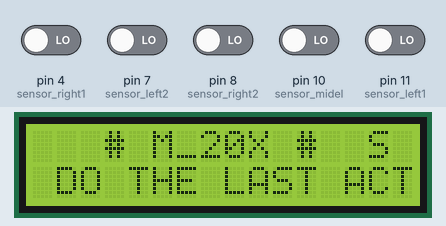
Simulated run of this sketch. Board: Arduino Uno, built with avr-gcc and run on an emulated ATmega328P. Shown: 16×2 character LCD. The test bench sets the inputs (shaded band); at power-on: pin 4 (sensor_right1), pin 7 (sensor_left2), pin 8 (sensor_right2), pin 10 (sensor_midel), pin 11 (sensor_left1) LOW.

Above: at 1.3 s.
1.4 s: pin 4 (sensor_right1) driven HIGH
At 1.9 s:
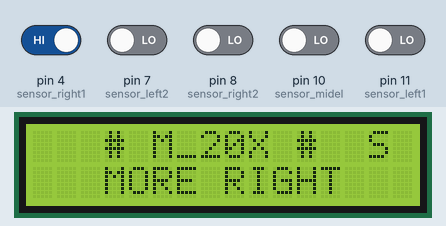
2.9 s: pin 4 (sensor_right1) driven LOW
At 4.1 s:
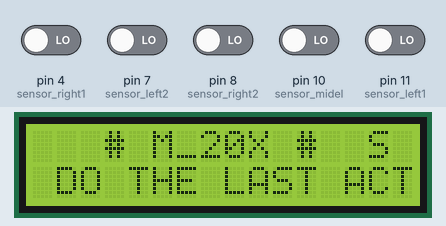
4.4 s: pin 7 (sensor_left2) driven HIGH
At 5.0 s:
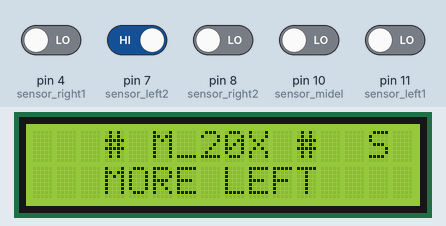
5.9 s: pin 7 (sensor_left2) driven LOW
At 7.1 s:
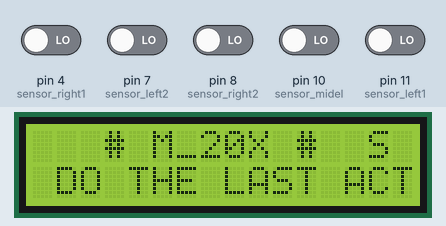
7.4 s: pin 8 (sensor_right2) driven HIGH
At 7.8 s:
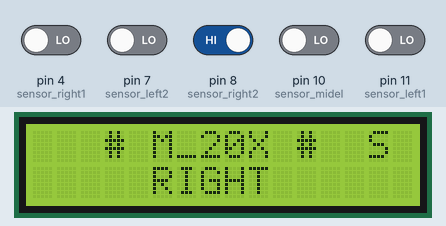
8.9 s: pin 10 (sensor_midel) driven HIGH and pin 11 (sensor_left1) driven HIGH
At 11.0 s:
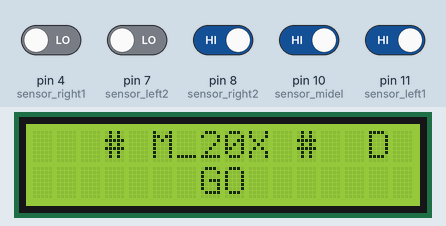
Timing chart, 0 to 12.4 s (numbered marks = the images above; inputs shaded):
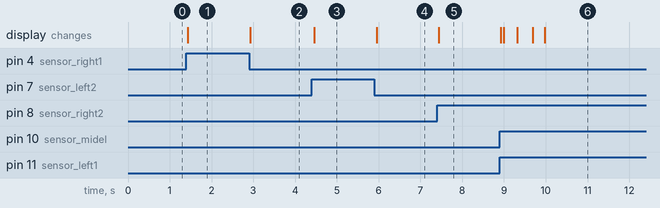

The sketch:

line_follower_screen_code.ino
```cpp
//محمد عادل عبد العزيز الشريف
#include <Wire.h>
#include <LiquidCrystal_I2C.h>
LiquidCrystal_I2C lcd(0x27,16,2);
#define sensor_right1 4
#define sensor_right2 8
#define sensor_midel 10
#define sensor_left1 11
#define sensor_left2 7
int pos;
int counter=0;

void setup() {
 lcd.init();
 lcd.init();
 lcd.backlight();

  pinMode(sensor_right1,INPUT);
  pinMode(sensor_right2,INPUT);
  pinMode(sensor_midel,INPUT);
  pinMode(sensor_left1,INPUT);
  pinMode(sensor_left2,INPUT);


 lcd.setCursor(3,0);
 lcd.print("# M_20X #         ");

}
int sensTrace() {
  int ret = B00000;
  int a[5]={digitalRead(sensor_right1),
            digitalRead(sensor_right2),
            digitalRead(sensor_midel),
            digitalRead(sensor_left1),
            digitalRead(sensor_left2)};

  for (int i = 0; i < 5; i++) {
    if (a[i] == HIGH) ret += (0x1 << i);
  }

  return ret;
}
void sensLogic(int X) {
  switch (X) {
    case B00000:
     lcd.setCursor(1,1);
     lcd.print("DO THE LAST ACTION      ");
      break;
    case B11111:
    case B01110:
  //case B01111:
  //case B11110:
     lcd.setCursor(1,1);
     lcd.print("      GO           ");
    counter++;
    delay(62);
      break;
    case B00010:
    case B00110:
      lcd.setCursor(1,1);
      lcd.print("    RIGHT          ");
      break;
    case B00001:
    case B00011:
    //case B00111:
      lcd.setCursor(1,1);
      lcd.print("  MORE RIGHT          ");
      break;
    case B00100:
      lcd.setCursor(1,1);
      lcd.print("      GO            ");
      break;
    case B01000:
    case B01100:
      lcd.setCursor(1,1);
      lcd.print("    LEFT          ");
      break;
    case B10000:
    case B11000:
    //case B11100:
      lcd.setCursor(1,1);
      lcd.print("  MORE LEFT          ");
      break;
    default:

      break;
  }
}

void loop() {
   //delay(200);

  if(counter==0){
     lcd.setCursor(3,0);
 lcd.print("# M_20X #  S     ");
   }
   else if(counter==1||counter==2||counter==3){
   lcd.setCursor(3,0);
 lcd.print("# M_20X #  A     ");
   }
  else if(counter==4||counter==5||counter==6){
   lcd.setCursor(3,0);
 lcd.print("# M_20X #  B     ");
   }
   else if(counter==8||counter==9||counter==10){
   lcd.setCursor(3,0);
 lcd.print("# M_20X #  C     ");
   }
   else if(counter>=11){
    lcd.setCursor(3,0);
 lcd.print("# M_20X #  D     ");
   }
   /*
   lcd.setCursor(0,0);
 lcd.print(counter);

   */

  pos = sensTrace();
  sensLogic(pos);
 // lcd.clear();

}
```

Measured:
- after the input at 1.4 s, the display: changes at once (image 1)
- after the input at 2.9 s, the display: changes at once (image 2)
- after the input at 4.4 s, the display: changes after 0.06 s (image 3)
- after the input at 5.9 s, the display: changes after 0.05 s (image 4)
- after the input at 7.4 s, the display: changes at once (image 5)
- after the input at 8.9 s, the display: first changes at once (image 6 shows a later state)
